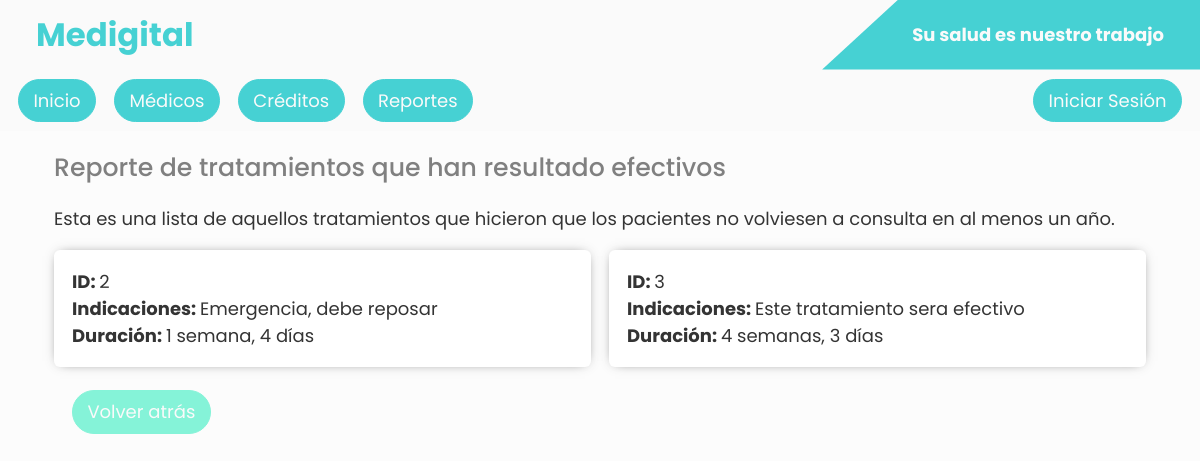
Screenshot of /reporte/tratamientos with the database file from the repository.
### tables this page shows
CREATE TABLE tratamiento (
                        id INTEGER PRIMARY KEY AUTOINCREMENT,
                        indicaciones TEXT NOT NULL,
                        duracion INTEGER,
                        diagnostico_id INTEGER NOT NULL,

                        FOREIGN KEY(diagnostico_id) REFERENCES dianostico(id)
                        );

### app.py (the view)
@app.route("/reporte/tratamientos")
def tratamientos_efectivos():
    token = request.cookies.get("auth-cookie")
    session = decode_jwt(token) if token else None
    db = db_injection()
    cursor = db.cursor()
    consultas = cursor.execute(
        """SELECT
        id,
        fecha_consulta,
        fecha_creacion,
        coste,
        paciente_id,
        medico_id,
        administrativo_id
        FROM consulta
        ORDER BY paciente_id
        """).fetchall()
    consultas = [ConsultaFactoryInt(consulta) for consulta in consultas]
    consultas_exitosas = []
    for i in range(len(consultas)):
        consulta = consultas[i]
        consulta_siguiente = None
        if i < len(consultas) - 1:
            consulta_siguiente = consultas[i+1]
        if consulta_siguiente and consulta_siguiente.paciente_id == consulta.paciente_id:
            if (abs(consulta_siguiente.fecha_consulta - consulta.fecha_consulta) > 365*24*3600):
                consultas_exitosas.append(consulta.id)
        elif consulta.fecha_consulta < (get_unix_now() - 365*24*3600):
            consultas_exitosas.append(consulta.id)
    if len(consultas_exitosas) == 0:
        db.close()
        return render_template("reportes/tratamientos_efectivos.html.j2", tratamientos=None)
    diagnosticos = cursor.execute(f"""SELECT
                    id
                    FROM diagnostico WHERE consulta_id in {str(tuple(consultas_exitosas)).rstrip(",)") + ")" if len(consultas_exitosas) > 0 else "()"}""").fetchall()
    if len(diagnosticos) == 0:
        db.close()
        return ApiResponse(error=False, message=["No se encontraron diágnosticos"]).__dict__, 200
    tratamientos = cursor.execute(
        f"""SELECT id, indicaciones, duracion, diagnostico_id FROM tratamiento WHERE diagnostico_id in {tuple([diagnostico[0] for diagnostico in diagnosticos])}""").fetchall()
    tratamientos = [TratamientoFactoryDates(
        tratamiento) for tratamiento in tratamientos]
    db.close()
    return render_template("reportes/tratamientos_efectivos.html.j2", tratamientos=tratamientos, session=session)

### src/custom_types/consulta.py (called while the page is built)
def ConsultaFactoryInt(data: list[str]) -> Consulta:
    id, fecha_consulta, fecha_creacion, coste, paciente_id, medico_id, administrativo_id = data
    return Consulta(
        id=int(id),
        fecha_consulta=int(fecha_consulta),
        fecha_creacion=int(fecha_creacion),
        coste=float(coste),
        paciente_id=int(paciente_id),
        medico_id=int(medico_id),
        administrativo_id=int(administrativo_id),
    )

### src/custom_types/tratamiento.py (called while the page is built)
def display_time(seconds, granularity=2):
    result = []
    for name, count in intervals:
        value = seconds // count
        if value:
            seconds -= value * count
            if value == 1:
                name = name.rstrip('s')
            result.append("{} {}".format(value, name))
    return ', '.join(result[:granularity])

def TratamientoFactoryDates(data: list[str]):
    id, indicaciones, duracion, diagnostico_id = data
    duracion = display_time(duracion) if duracion else "---"
    return {
        "id": id,
        "indicaciones": indicaciones,
        "duracion": duracion,
        "diagnostico_id": diagnostico_id,
    }

### src/database/main.py (called while the page is built)
def db_injection():
    return sqlite3.connect(
        database="./src/database/compu.db"
    )

### src/helpers/dates.py (called while the page is built)
def get_unix_now() -> int:
    return int(time.mktime(datetime.datetime.now().timetuple()))

### templates/reportes/tratamientos_efectivos.html.j2 (shortened to what this page needs)
{% extends "layout.html.j2" %}
{% block children %}
<section class="main-container">
    {% if not tratamientos %}
    <div class="card">
        <p>Parece que no hubo un problema obteniendo los tratamientos</p>
    </div>
    {% else %}
    <h3 style="margin: 1rem; font-size: 1.4rem; font-weight: 500; color: gray;">Reporte de tratamientos que han
        resultado efectivos</h3>
    <p style="margin: 1rem">Esta es una lista de aquellos tratamientos que hicieron que los pacientes no volviesen a
        consulta en al menos un año.</p>
    {% if tratamientos|length == 0 %}
    <div class="card">
        <p>Parece que aún no hay tratamientos efectivos</p>
    </div>
    {% else %}
    <div class="tratamientos-container">
        {% for tratamiento in tratamientos %}
        <div class="card">
            <p><b>ID: </b>{{tratamiento.id}}</p>
            <p><b>Indicaciones: </b>{{tratamiento.indicaciones}}</p>
            <p><b>Duración: </b>{{tratamiento.duracion}}</p>
        </div>
        {% endfor %}
    </div>
    {% endif %}
    {% endif %}
    <div style="min-height: 5rem; display: flex; align-items: center">
        <a id="backTo" href="/reportes" class="menu-link bg-third" style="width: max-content; margin: 1rem 2rem">Volver
            atrás</a>
    </div>
</section>
{% endblock children %}

### templates/reportes/tratamientos_efectivos.html.j2 (style rules this page uses)
.main-container { padding: 1rem 2rem; }
.tratamientos-container { width: 100%; display: grid; grid-template-columns: 1fr; grid-gap: 1rem; padding: 0 1rem; }
@media screen and (min-width: 776px) { .tratamientos-container { grid-template-columns: repeat(2, minmax(350px, 1fr)); } }

### templates/layout.html.j2 (style rules this page uses)
.card { border-radius: 6px; box-shadow: 0 0 12px -6px #343434; background-color: #fff; padding: 1rem; }
.menu-link { padding: .6rem 1.2rem; background-color: var(--main-color); color: #fafafa; border: thin solid var(--main-color); border-radius: 5rem; font-size: 1.3rem; font-weight: 400; text-decoration: none; text-align: center; line-break: loose; text-wrap: nowrap; transition: background-color 300ms ease, color 300ms ease; }
:root { --main-color: #46d1d3; --main-color-hover: rgb(60, 181, 183); --secondary-color: #e55; --secondary-color-hover: rgb(227, 73, 73); --third-color: rgb(133, 243, 216); --third-color-hover: rgb(102, 218, 189); --success-color: rgb(0, 201, 0); --error-color: rgb(255, 55, 55); --warning-color: rgb(245, 255, 50); --info-color: rgb(79, 108, 255); background-color: #fcfcfc; font-size: 13px; color: #343434; }
body { max-width: 100vw; min-height: 100vh; overflow-x: hidden; }
*, *::after, *::before { margin: 0; box-sizing: border-box; font-family: "Poppins", "Montserrat", Arial, Helvetica, sans-serif; font-size: 1rem; }
.main-container { padding: 0 1rem; }
.bg-third { background-color: var(--third-color); border: thin solid var(--third-color); }
@media screen and (min-width: 480px) { :root { font-size: 14px; } }
@media screen and (min-width: 776px) { :root { font-size: 16px; } }
@media screen and (min-width: 776px) { .menu-link, .button { padding: .4rem .8rem; font-size: 1rem; text-align: center; display: flex; justify-content: center; align-items: center; } }
@media screen and (min-width: 776px) { .main-container { padding: 0 2rem; } }
@media screen and (min-width: 990px) { :root { font-size: 18px; } }

### rows the page displays
tratamiento: id "2", indicaciones "Emergencia, debe reposar", duracion "1 semana, 4 días"
tratamiento: id "3", indicaciones "Este tratamiento sera efectivo", duracion "4 semanas, 3 días"
